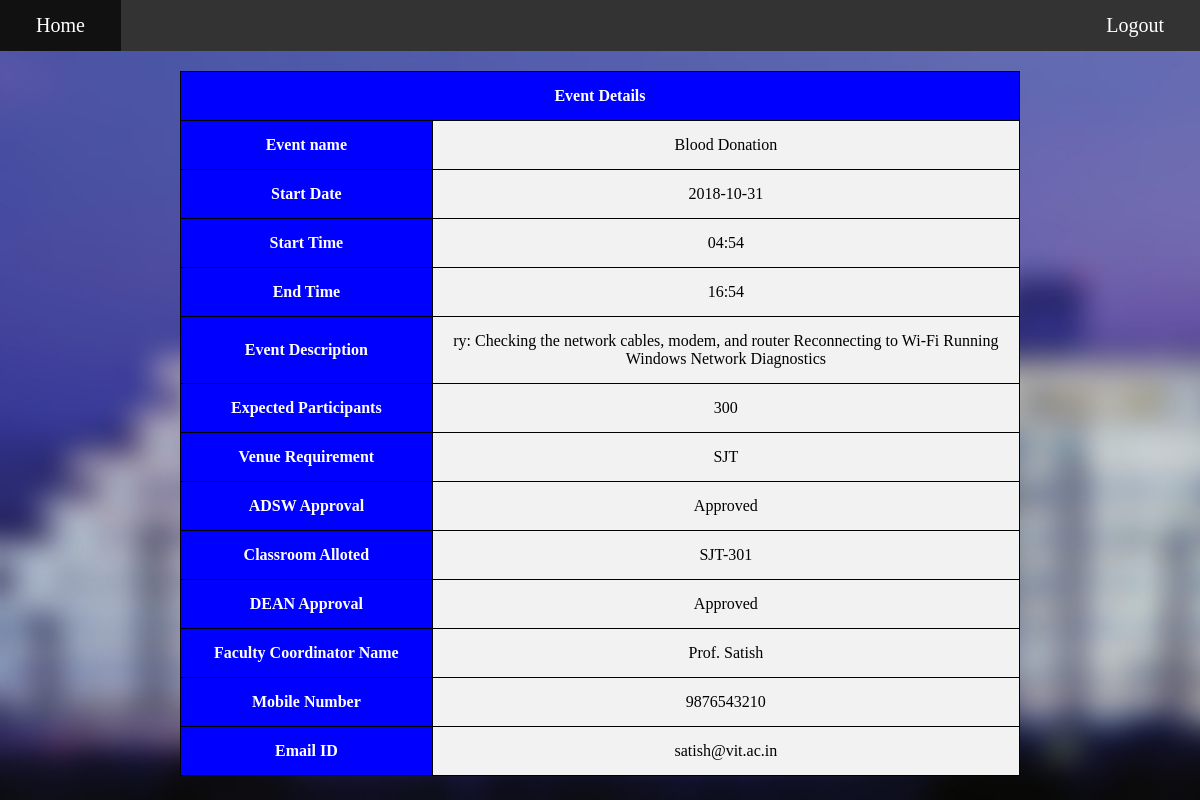
Page /evdet.php/?evname=Blood Donation on the committed database.
### tables this page shows
CREATE TABLE `evnt` (
  `evname` varchar(30) NOT NULL,
  `stdt` varchar(15) NOT NULL,
  `stti` varchar(10) NOT NULL,
  `endti` varchar(10) NOT NULL,
  `evdesc` varchar(300) NOT NULL,
  `exppar` varchar(3) NOT NULL,
  `ven` varchar(5) NOT NULL,
  `adsw` varchar(15) DEFAULT NULL,
  `classrm` varchar(10) DEFAULT NULL,
  `Dean` varchar(15) DEFAULT NULL,
  `EMPID` varchar(6) NOT NULL
);

CREATE TABLE `fac` (
  `EMPID` varchar(6) NOT NULL,
  `Name` varchar(30) NOT NULL,
  `mobno` varchar(10) NOT NULL,
  `email` varchar(50) NOT NULL,
  `pass` varchar(30) NOT NULL
);

### evdet.php (the view, shortened to what this page needs)
<!DOCTYPE html>
<html>
<head>
	<link href="../front.css" rel="stylesheet" type="text/css">
</head>
<body style="margin: 0px;">
  <ul>
    <li id="home"><a href="../front.php">Home</a></li>
    <li style="float:right"><a href="../logout.php">Logout</a></li>
  </ul>
<table style="width:70%; " align="center">
 		<tr>
    		<th colspan="2">Event Details</th>
  		</tr>
  		<?php
		    $con = mysqli_connect("localhost", "root", "", "EVENT") or die(mysqli_error());
		  	$evname=$_GET['evname'];
		?>
  		<?php
        $sql= "select * from evnt where evname='".$evname."';";
        $res = mysqli_query($con,$sql);
        $row = mysqli_fetch_assoc($res);
		  ?>
  		<tr>
  			<th>
  				Event name
  			</th>
  			<td>
  		<?php
      		echo $row['evname'];
      	?>
    		</td>
    	</tr>
    	<tr>
    		<th>
  				Start Date
  			</th>
    		<td>
        <?php
          echo $row['stdt'];
        ?>
        </td>
    	</tr>
    	<tr>
    		<th>
  				Start Time
  			</th>
    		<td>
        <?php
          echo $row['stti'];
        ?>
        </td>
    	</tr>
    	<tr>
    		<th>
  				End Time
  			</th>
    		<td>
        <?php
          echo $row['endti'];
        ?>
        </td>
    	</tr>
      <tr>
    		<th>
  				Event Description
  			</th>
    		<td style="width: 70%">
        <?php
          echo $row['evdesc'];
        ?>
        </td>
    	</tr>
    	<tr>
    		<th>
  				Expected Participants
  			</th>
    		<td>
        <?php
          echo $row['exppar'];
        ?>
        </td>
    	</tr>
    	<tr>
    		<th>
  				Venue Requirement
  			</th>
    		<td>
        <?php
          echo $row['ven'];
        ?>
        </td>
    	</tr>
    	<tr>
    		<th>
  				ADSW Approval
  			</th>
    		<td>
        <?php
          echo $row['adsw'];
        ?>
        </td>
    	</tr>
    	<tr>
    		<th>
  				Classroom Alloted
  			</th>
    		<td>
        <?php
          echo $row['classrm'];
        ?>
        </td>
    	</tr>
    	<tr>
    		<th>
  				DEAN Approval
  			</th>
    		<td>
        <?php
          echo $row['Dean'];
        ?>
        </td>
    	</tr>
    	<tr>
    		<th>
  				Faculty Coordinator Name
  			</th>
    		<td>
        <?php
	        $sql= "select * from fac where EMPID='".$row['EMPID']."';";
	        $res = mysqli_query($con,$sql);
	        $row = mysqli_fetch_assoc($res);
          	echo $row['Name'];
        ?>
        </td>
    	</tr>
    	<tr>
    		<th>
  				Mobile Number
  			</th>
    		<td>
        <?php
          echo $row['mobno'];
        ?>
        </td>
    	</tr>
    	<tr>
    		<th>
  				Email ID
  			</th>
    		<td>
        <?php
          echo $row['email'];
        ?>
        </td>
    	</tr>
</table>
</body>
</html>

### front.css (style rules this page uses)
body { background: url(vitblur.jpg) no-repeat; background-size:cover; background-attachment: fixed; margin: 0px; }
ul { list-style-type: none; margin: 0; padding: 0; overflow: hidden; background-color: #333; }
li { float: left; }
li a { display:block; color:white; text-align: center; padding: 14px 36px; text-decoration: none; font-size: 20px; }

### evdet.php (style rules this page uses)
table,th,td { margin-top: 20px; border: 1px solid black; border-collapse: collapse; padding: 15px; }
td { background-color: #f2f2f2; text-align: center; }
th { background-color: blue; color: white; }

### rows in the picture
evnt: evname "Blood Donation", stdt "2018-10-31", stti "04:54", endti "16:54", evdesc "ry: Checking the network cables, modem, and router Reconnecting to Wi-Fi Running Windows Network Diagnostics", exppar "300", ven "SJT", adsw "Approved", classrm "SJT-301", Dean "Approved"
fac: Name "Prof. Satish", mobno "9876543210", email "satish@vit.ac.in"
